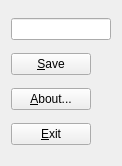
<?xml version="1.0" encoding="UTF-8"?>
<ui version="4.0">
 <class>MainWindowUI</class>
 <widget class="QWidget" name="MainWindowUI">
  <property name="geometry">
   <rect>
    <x>0</x>
    <y>0</y>
    <width>122</width>
    <height>166</height>
   </rect>
  </property>
  <property name="windowTitle">
   <string notr="true"/>
  </property>
  <layout class="QGridLayout" name="gridLayout">
   <item row="2" column="0">
    <widget class="QPushButton" name="buttonAbout">
     <property name="text">
      <string>&amp;About...</string>
     </property>
     <property name="icon">
      <iconset resource="resources.qrc">
       <normaloff>:/qt</normaloff>:/qt</iconset>
     </property>
    </widget>
   </item>
   <item row="1" column="1" rowspan="3">
    <widget class="QLabel" name="imager">
     <property name="text">
      <string notr="true"/>
     </property>
    </widget>
   </item>
   <item row="3" column="0">
    <widget class="QPushButton" name="buttonQuit">
     <property name="text">
      <string>&amp;Exit</string>
     </property>
     <property name="icon">
      <iconset resource="resources.qrc">
       <normaloff>:/close</normaloff>:/close</iconset>
     </property>
    </widget>
   </item>
   <item row="1" column="0">
    <widget class="QPushButton" name="buttonSave">
     <property name="text">
      <string>&amp;Save</string>
     </property>
     <property name="icon">
      <iconset resource="resources.qrc">
       <normaloff>:/save</normaloff>:/save</iconset>
     </property>
    </widget>
   </item>
   <item row="1" column="2">
    <spacer name="horizontalSpacer">
     <property name="orientation">
      <enum>Qt::Horizontal</enum>
     </property>
     <property name="sizeHint" stdset="0">
      <size>
       <width>40</width>
       <height>20</height>
      </size>
     </property>
    </spacer>
   </item>
   <item row="0" column="0" colspan="3">
    <widget class="QLineEdit" name="m_lineEdit"/>
   </item>
  </layout>
 </widget>
 <resources>
  <include location="resources.qrc"/>
 </resources>
 <connections/>
</ui>
